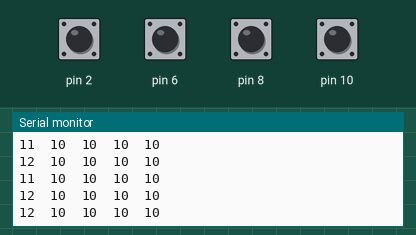
This sketch was run on a simulated Arduino Uno, built with avr-gcc and run on an emulated ATmega328P. Shown: the last lines printed to the serial monitor. The test bench sets the inputs (shaded band); at power-on: pin 2, pin 6, pin 8, pin 10 HIGH.

Above: at 1.3 s.
1.4 s: pin 2 pulled LOW for 0.3 s
At 1.78 s:
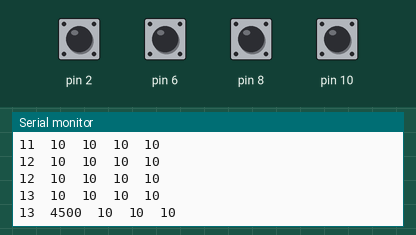
3.2 s: pin 6 pulled LOW for 0.3 s
At 3.61 s:
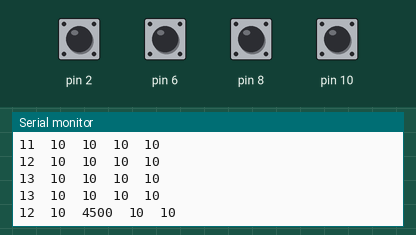
5.0 s: pin 8 pulled LOW for 0.3 s
At 5.19 s:
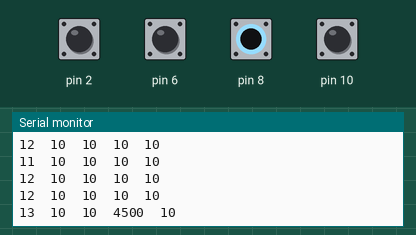
6.8 s: pin 10 pulled LOW for 0.3 s
At 7.03 s:
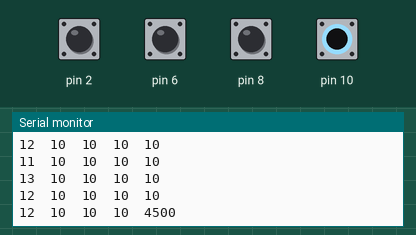
8.6 s: pin 2 pulled LOW for 1 s
At 8.87 s:
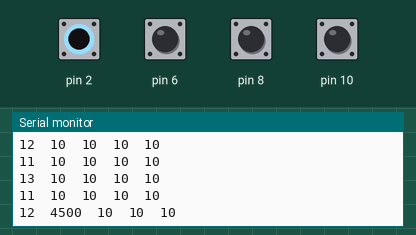
11.1 s: pin 6 pulled LOW for 1 s
At 11.5 s:
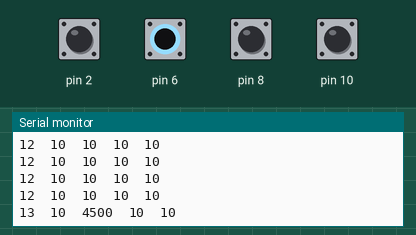
Timing chart, 0 to 14.1 s (numbered marks = the images above; inputs shaded):
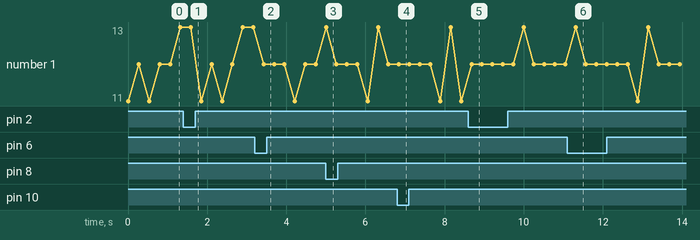

The sketch:

CapacitiveSensorSketch.ino
```cpp
#include "CapacitiveSensor.h"

CapacitiveSensor  cs_4_2 = CapacitiveSensor(4,2);       //2.0 MQ resistor between pin 4 and 2, pin 2 is the sensor pin
CapacitiveSensor  cs_4_6 = CapacitiveSensor(4,6);       //2.0 MQ resistor between pin 4 and 6, pin 6 is the sensor pin
CapacitiveSensor  cs_4_8 = CapacitiveSensor(4,8);       //2.0 MQ resistor between pin 4 and 8, pin 8 is the sensor pin
CapacitiveSensor  cs_4_10 = CapacitiveSensor(4,10);

void setup() {
  // put your setup code here, to run once:
  cs_4_2.set_CS_AutocaL_Millis(0xFFFFFFFF);              // turn off autocalibrate on channel 1 as example
  Serial.begin(9600);
}

void loop() {
  long start = millis();
  long total1 = cs_4_2.capacitiveSensor(30);
  long total2 = cs_4_6.capacitiveSensor(30);
  long total3 = cs_4_8.capacitiveSensor(30);
  long total4 = cs_4_10.capacitiveSensor(30);

  Serial.print(millis() - start);
  Serial.print("\t");

  Serial.print(total1);
  Serial.print("\t");

  Serial.print(total2);
  Serial.print("\t");

  Serial.print(total3);
  Serial.print("\t");

  Serial.println(total4);
  delay(250);

  // put your main code here, to run repeatedly:

}
```

Measured:
- after the input at 1.4 s, the serial monitor: prints a new line after 0.19 s (image 1)
- after the input at 3.2 s, the serial monitor: prints a new line after 0.23 s (image 2)
- after the input at 5.0 s, the serial monitor: prints a new line at once (image 3)
- after the input at 6.8 s, the serial monitor: prints a new line at once (image 4)
- after the input at 8.6 s, the serial monitor: prints a new line after 0.08 s (image 5)
- after the input at 11.1 s, the serial monitor: prints a new line after 0.21 s (image 6)
